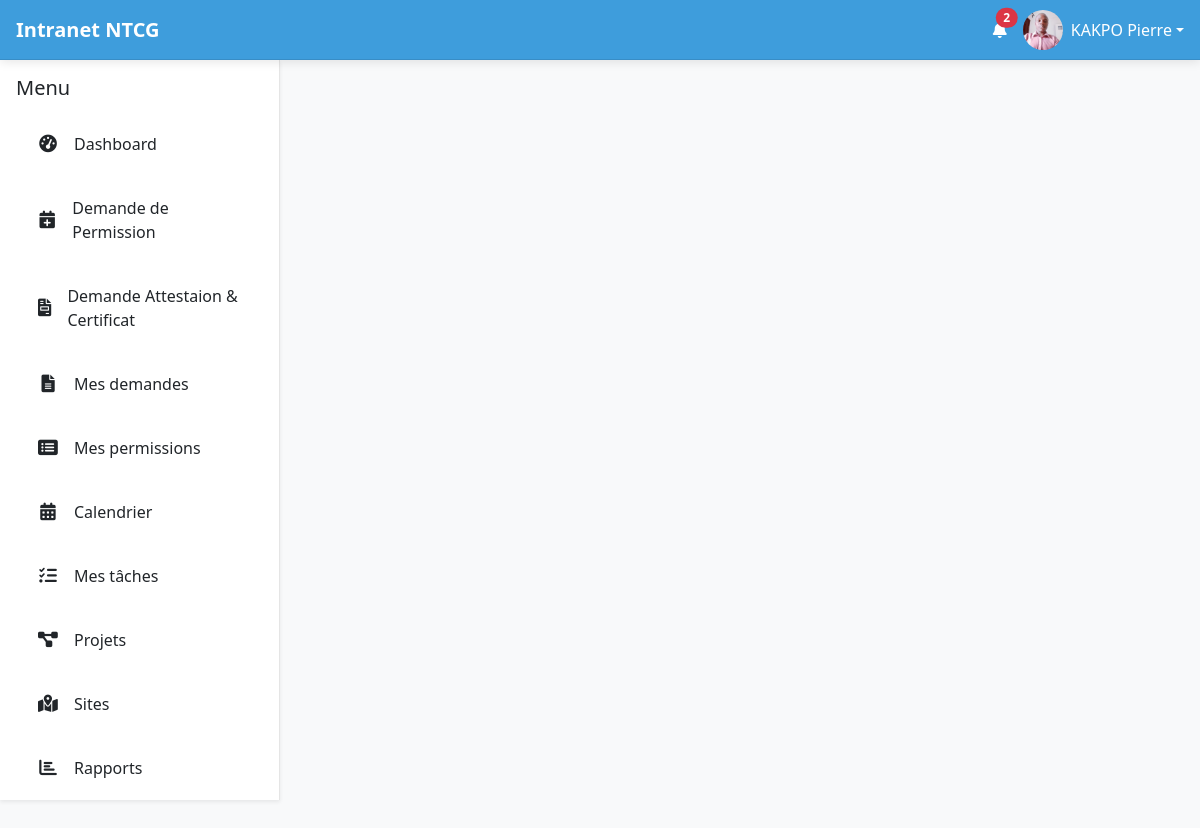
Page /projects/3/ (signed in) on the committed database.
### intranet/models.py (models this page shows, shortened)
class User(AbstractUser):
    date_de_naissance = models.DateField(null=True, blank=True)
    nationalite = CountryField(blank=True)
    pays_de_naissance = CountryField(blank=True)
    type_sanguin = models.CharField(max_length=5, blank=True)
    adresse = models.CharField(max_length=255, blank=True)
    telephone_personnel = models.CharField(max_length=20, blank=True)
    piece_type = models.ForeignKey(PieceType, on_delete=models.SET_NULL, null=True, blank=True, verbose_name="Type de pièce d'identité")
    piece_number = models.CharField(max_length=100, blank=True, verbose_name="Numéro de la pièce d'identité")
    personal_email = models.EmailField(blank=True, null=True, verbose_name="Email personnel")
    emergency_contact_name = models.CharField(max_length=255, blank=True, verbose_name="Nom et prénom du contact d'urgence")
    emergency_contact_phone = models.CharField(max_length=20, blank=True, verbose_name="Téléphone du contact d'urgence")
    allergies = models.TextField(blank=True)
    maladies_chroniques = models.TextField(blank=True)
    medicaments = models.TextField(blank=True)
    job_role = models.ForeignKey(JobRole, on_delete=models.SET_NULL, null=True, blank=True)
    departement = models.ForeignKey(Department, on_delete=models.SET_NULL, null=True, blank=True)
    date_embauche = models.DateField(null=True, blank=True)
    professional_email = models.EmailField(blank=True, null=True, verbose_name="Email professionnel")
    contract_type = models.ForeignKey(ContractType, on_delete=models.SET_NULL, null=True, blank=True, verbose_name="Type de contrat")
    isignum = models.CharField(max_length=100, blank=True, verbose_name="Numéro Isignum")
    eritop_id = models.CharField(max_length=100, blank=True, verbose_name="ID Eritop")
    country = models.ForeignKey(Country, on_delete=models.SET_NULL, null=True, blank=True, verbose_name="Pays de l'employé")
    managed_countries = models.ManyToManyField(Country, related_name='managers', blank=True, verbose_name="Pays gérés")
    bank_info = models.ForeignKey(BankInfo, on_delete=models.SET_NULL, null=True, blank=True, verbose_name="Nom de la banque")
    bank_account_number = models.CharField(max_length=50, blank=True, verbose_name="Numéro de compte bancaire")
    cnss = models.CharField(max_length=50, verbose_name="Numéro CNSS/Sécurité Sociale", blank=True)
    dependants = models.TextField(blank=True)
    employee_id = models.CharField(max_length=100, unique=True, blank=True, verbose_name="Numéro de matricule")
    photo_profil = models.ImageField(upload_to='photos_profils/', null=True, blank=True)
    class Meta:
        ordering = ['last_name', 'first_name']
        indexes = [
            models.Index(fields=['last_name', 'first_name']),
            models.Index(fields=['is_active']),
            models.Index(fields=['departement']),
            models.Index(fields=['country']),
        ]

### intranet/views.py (the view)
# urls.py: path('projects/<int:project_id>/', views.project_detail, name='project_detail'),
@login_required
def project_detail(request, project_id):
    project = get_object_or_404(Project, id=project_id)
    if not (request.user == project.coordinator or request.user in project.team_members.all()):
        raise PermissionDenied("Vous n'avez pas la permission de voir ce projet.")
    sites = project.sites.all().order_by('name')
    context = {
        'project': project,
        'sites': sites,
    }
    return render(request, 'intranet/project_detail.html', context)

### intranet/context_processors.py (called while the page is built)
def is_rh_group(request):
    is_rh = request.user.groups.filter(name='Ressources Humaines').exists()
    return {'is_rh': is_rh}

def is_project_coordinator(request):
    is_coordinator = request.user.groups.filter(name='Coordinateurs de Projets').exists()
    return {'is_coordinator': is_coordinator}

def unread_notifications(request):
    if request.user.is_authenticated:
        unread_count = Notification.objects.filter(user=request.user, is_read=False).count()
    else:
        unread_count = 0
    return {'unread_notifications_count': unread_count}

### intranet/templatetags/intranet_tags.py (called while the page is built)
@register.filter(name='has_group')
def has_group(user, group_name):
    try:
        group = Group.objects.get(name=group_name)
    except Group.DoesNotExist:
        return False
    return group in user.groups.all()

### templates/intranet/project_detail.html (shortened to what this page needs)
{% extends 'intranet/base.html' %}
{% block content %}
<div class="container mt-4">
    <div class="card shadow-sm">
            <div class="card-body">
            {% if sites %}
            <div class="list-group">
                {% for site in sites %}
                <a href="{% url 'site_detail' site.id %}" class="list-group-item list-group-item-action mb-2">
                </div>
                {% endfor %}
            </div>
            {% else %}
            <div class="alert alert-info">
                Aucun site n'a encore été ajouté à ce projet.
            </div>
            {% endif %}
        </div>
    </div>
</div>
{% endblock %}

### templates/intranet/base.html (shortened to what this page needs)
{% load static intranet_tags %}
<!doctype html>
<html lang="fr">
<head>
    <link rel="stylesheet" href="https://cdn.jsdelivr.net/npm/bootstrap@5.3.3/dist/css/bootstrap.min.css"
          media="print" onload="this.media='all'">
    <link rel="stylesheet" href="https://cdnjs.cloudflare.com/ajax/libs/font-awesome/6.0.0-beta3/css/all.min.css">
    <link rel="stylesheet" type="text/css" href="https://cdn.datatables.net/2.0.8/css/dataTables.dataTables.css">
</head>
<body>
    <header id="top-header" class="d-flex justify-content-between align-items-center">
        <div class="d-flex align-items-center">
            <a href="{% url 'home_view' %}" class="text-decoration-none text-white d-flex align-items-center">
                <span class="fs-5 fw-bold">Intranet NTCG</span>
            </a>
        </div>
        <div class="d-flex align-items-center">
            <a href="{% url 'notifications' %}" class="text-white me-3 position-relative touch-feedback"
                data-bs-toggle="tooltip" data-bs-placement="bottom" title="Notifications" aria-label="Notifications">
                <i class="fas fa-bell"></i>
                {% if unread_notifications_count > 0 %}
                <span class="position-absolute top-0 start-100 translate-middle badge rounded-pill bg-danger notification-count">
                    {{ unread_notifications_count }}
                </span>
                {% endif %}
            </a>
            <div class="dropdown">
                <a class="text-white d-flex align-items-center text-decoration-none dropdown-toggle touch-feedback" href="#"
                    id="profileDropdown" role="button" data-bs-toggle="dropdown" aria-expanded="false"
                    aria-label="Menu profil">
                    <img src="{% if user.photo_profil %}{{ user.photo_profil.url }}{% else %}{% static 'images/default_profile.png' %}{% endif %}"
                         alt="Avatar de {{ user.get_full_name|default:user.username }}"
                         class="rounded-circle me-2" width="40" height="40" style="object-fit: cover;">
                    <span class="d-none d-sm-inline">{{ user.get_full_name|default:user.username }}</span>
                </a>
            </div>
        </div>
    </header>
    <div id="main-wrapper">
        <nav id="sidebar" class="shadow-sm" aria-label="Menu principal">
            <div class="p-3">
                <div class="d-flex justify-content-between align-items-center mb-3">
                    <h5 class="mb-0">Menu</h5>
                </div>
                <ul class="nav nav-pills flex-column mb-auto" id="sidebar-nav-links">
                    <li class="nav-item">
                        <a href="{% url 'dashboard' %}" class="nav-link {% if request.resolver_match.url_name == 'home_view' %}active{% endif %} touch-feedback">
                            <i class="fas fa-tachometer-alt"></i> Dashboard
                        </a>
                    </li>
                    <li class="nav-item">
                        <a class="nav-link touch-feedback" href="{% url 'submit_leave_request' %}">
                            <i class="fas fa-calendar-plus"></i>
                            <span>Demande de Permission</span>
                        </a>
                    </li>
                    <li class="nav-item">
                        <a class="nav-link touch-feedback" href="{% url 'request_document' %}">
                            <i class="fas fa-file-invoice"></i> Demande Attestaion & Certificat
                        </a>
                    </li>
                    <li class="nav-item">
                        <a class="nav-link touch-feedback" href="{% url 'my_document_requests' %}">
                            <i class="fas fa-file-alt"></i> Mes demandes
                        </a>
                    </li>
                    <li class="nav-item">
                        <a class="nav-link touch-feedback" href="{% url 'my_leave_requests' %}">
                            <i class="fas fa-list-alt"></i>
                            <span>Mes permissions</span>
                        </a>
                    </li>
                    {% if user.is_authenticated %}
                    <li class="nav-item">
                        <a href="#" class="nav-link touch-feedback">
                            <i class="fas fa-calendar-alt"></i> Calendrier
                        </a>
                    </li>
                    <li class="nav-item">
                        <a href="#" class="nav-link touch-feedback">
                            <i class="fas fa-tasks"></i> Mes tâches
                        </a>
                    </li>
                    {% endif %}
                        {% if request.user|has_group:"Country Manager" or request.user|has_group:"Coordinateur de Projet" %}
                        <li class="nav-item">
                            <a class="nav-link" href="{% url 'project_dashboard' %}">
                                <i class="fas fa-project-diagram"></i> Projets
                            </a>
                        </li>
                        <li class="nav-item">
                            <a class="nav-link" href="{% url 'site_list' %}">
                                <i class="fas fa-map-marked-alt"></i> Sites
                            </a>
                        </li>
                        <li class="nav-item">
                            <a href="#" class="nav-link touch-feedback">
                                <i class="fas fa-chart-bar"></i> Rapports
                            </a>
                        </li>
                        {% endif %}
                </ul>
            </div>
        </nav>
        <div id="content-area">
            <main id="main-content" class="p-3 p-lg-4">
                {% block content %}
                {% endblock %}
        </div>
</body>
</html>

### rows in the picture
User: photo_profil (picture), get_full_name "KAKPO Pierre"

### other values in the picture
{{ unread_notifications_count }} "2"
